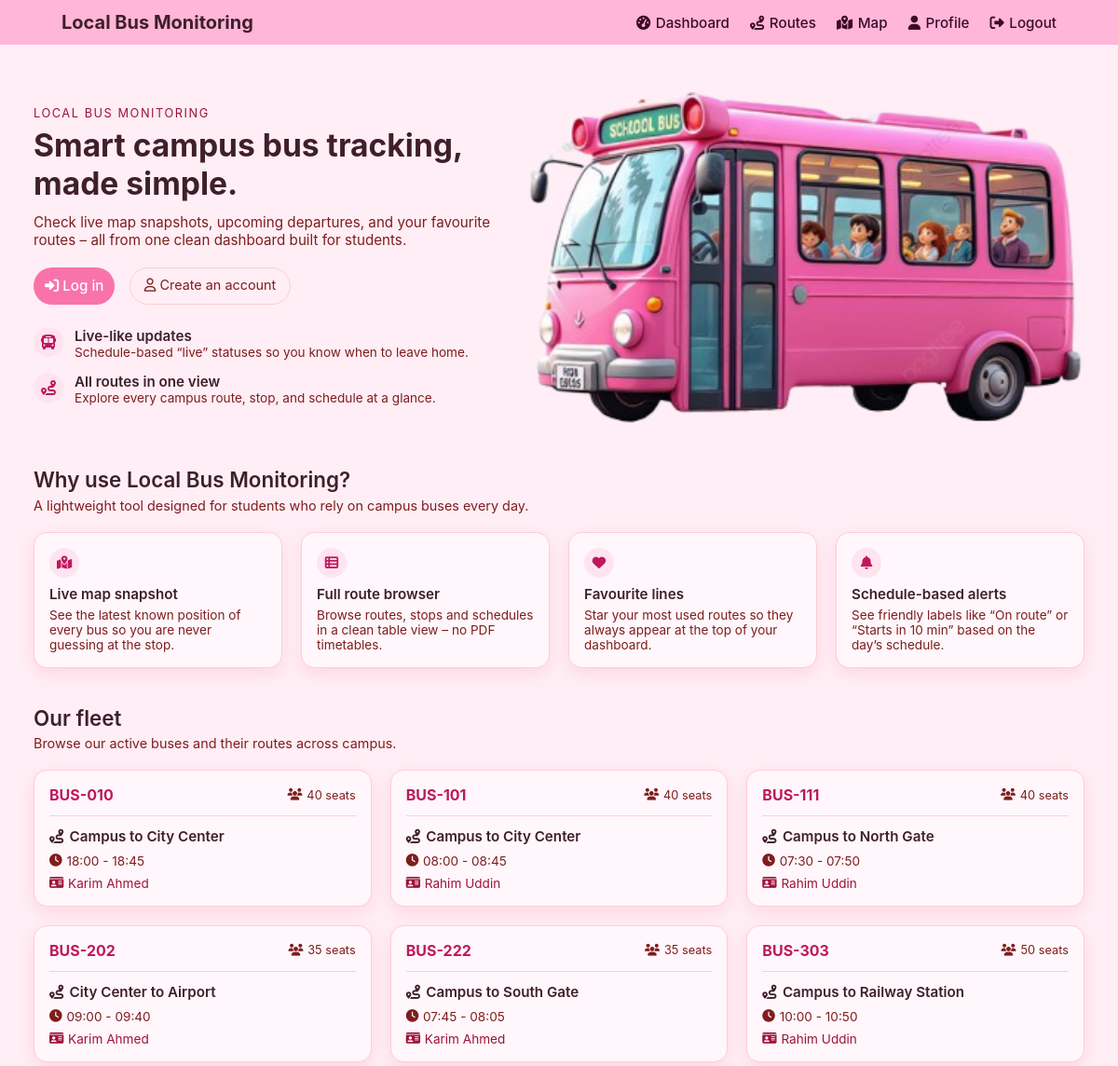
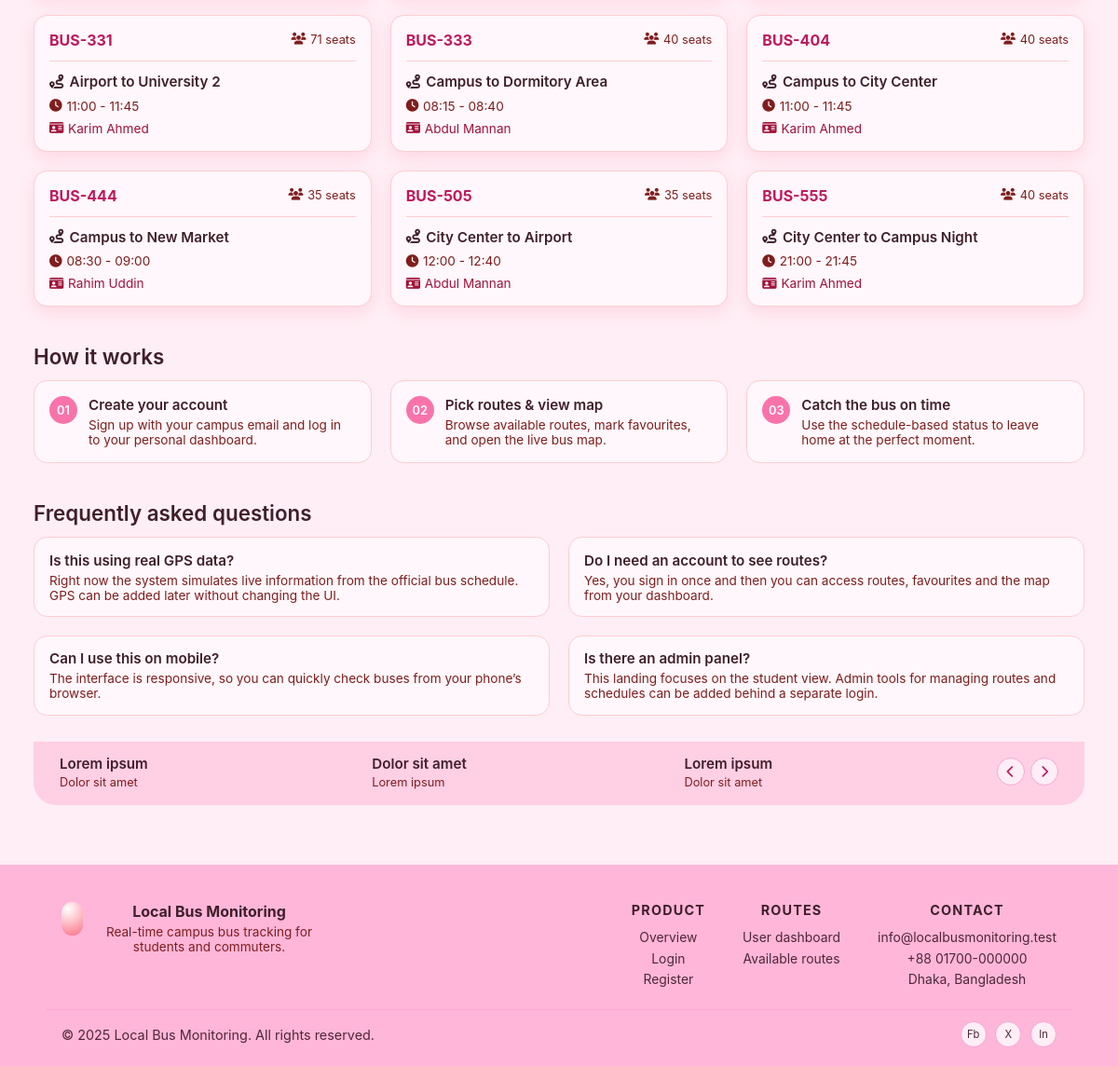
Screenshot of / (signed in) with the database file from the repository (2 pictures, top to bottom).
### tables this page shows
CREATE TABLE `bus` (
  `bus_id` int(11) NOT NULL,
  `bus_num` varchar(50) NOT NULL,
  `capacity` int(11) NOT NULL,
  `route_id` int(11) NOT NULL,
  `schedule_id` int(11) NOT NULL
);

CREATE TABLE `route` (
  `route_id` int(11) NOT NULL,
  `route_name` varchar(100) NOT NULL
);

CREATE TABLE `schedule` (
  `schedule_id` int(11) NOT NULL,
  `departure_time` time NOT NULL,
  `arrival_time` time NOT NULL,
  `route_id` int(11) NOT NULL,
  `admin_id` int(11) NOT NULL,
  `driver_id` int(11) NOT NULL
);

CREATE TABLE `driver` (
  `driver_id` int(11) NOT NULL,
  `driver_name` varchar(100) NOT NULL,
  `phone_number` varchar(20) NOT NULL,
  `password` varchar(255) NOT NULL
);

### index.php (the view, shortened to what this page needs)
<?php include __DIR__ . "/includes/header.php"; ?>
<section class="landing-section">
    <div class="landing-wrapper">
        <div class="landing-hero">
            <div class="landing-hero-text">
                <p class="landing-kicker">Local Bus Monitoring</p>
                <h2>Smart campus bus tracking, made simple.</h2>
                <p class="landing-subtitle">
                    Check live map snapshots, upcoming departures, and your favourite routes –
                    all from one clean dashboard built for students.
                </p>
                <div class="landing-actions">
                    <a href="/bus/pages/login.php" class="btn-primary landing-cta">
                        <i class="fa-solid fa-right-to-bracket"></i> Log in
                    </a>
                    <a href="/bus/pages/register.php" class="btn-secondary landing-cta">
                        <i class="fa-regular fa-user"></i> Create an account
                    </a>
                </div>
                <div class="landing-highlights">
                    <div class="highlight-item">
                        <span class="highlight-icon"><i class="fa-solid fa-bus"></i></span>
                        <div>
                            <h3>Live-like updates</h3>
                            <p>Schedule-based “live” statuses so you know when to leave home.</p>
                        </div>
                    </div>
                    <div class="highlight-item">
                        <span class="highlight-icon"><i class="fa-solid fa-route"></i></span>
                        <div>
                            <h3>All routes in one view</h3>
                            <p>Explore every campus route, stop, and schedule at a glance.</p>
                        </div>
                    </div>
                </div>
            </div>
            <div class="landing-hero-visual">
                <img
                    src="/bus/assets/img/bus_pink.png"
                    alt="Pink school bus illustration"
                    class="landing-bus-image"
                >
            </div>
        </div>
        <section class="landing-features">
            <h3 class="landing-section-title">Why use Local Bus Monitoring?</h3>
            <p class="landing-section-subtitle">
                A lightweight tool designed for students who rely on campus buses every day.
            </p>
            <div class="feature-grid">
                <article class="feature-card">
                    <span class="feature-icon">
                        <i class="fa-solid fa-map-location-dot"></i>
                    </span>
                    <h4>Live map snapshot</h4>
                    <p>See the latest known position of every bus so you are never guessing at the stop.</p>
                </article>
                <article class="feature-card">
                    <span class="feature-icon">
                        <i class="fa-solid fa-table-list"></i>
                    </span>
                    <h4>Full route browser</h4>
                    <p>Browse routes, stops and schedules in a clean table view – no PDF timetables.</p>
                </article>
                <article class="feature-card">
                    <span class="feature-icon">
                        <i class="fa-solid fa-heart"></i>
                    </span>
                    <h4>Favourite lines</h4>
                    <p>Star your most used routes so they always appear at the top of your dashboard.</p>
                </article>
                <article class="feature-card">
                    <span class="feature-icon">
                        <i class="fa-solid fa-bell"></i>
                    </span>
                    <h4>Schedule-based alerts</h4>
                    <p>See friendly labels like “On route” or “Starts in 10 min” based on the day’s schedule.</p>
                </article>
            </div>
        </section>
        <?php
        include __DIR__ . "/includes/db.php";
        $buses = [];
        $buses_sql = "
            SELECT
                b.bus_id,
                b.bus_num,
                b.capacity,
                r.route_name,
                s.departure_time,
                s.arrival_time,
                d.driver_name
            FROM bus b
            JOIN route r ON r.route_id = b.route_id
            LEFT JOIN schedule s ON s.schedule_id = b.schedule_id
            LEFT JOIN driver d ON d.driver_id = s.driver_id
            ORDER BY b.bus_num ASC
            LIMIT 12
        ";
        if ($result = mysqli_query($conn, $buses_sql)) {
            while ($row = mysqli_fetch_assoc($result)) {
                $buses[] = $row;
            }
        }
        ?>
        <section class="landing-buses">
            <h3 class="landing-section-title">Our fleet</h3>
            <p class="landing-section-subtitle">
                Browse our active buses and their routes across campus.
            </p>
            <?php if (!empty($buses)): ?>
                <div class="buses-grid">
                    <?php foreach ($buses as $bus): ?>
                        <article class="bus-card">
                            <div class="bus-card-header">
                                <span class="bus-number"><?php echo htmlspecialchars($bus['bus_num']); ?></span>
                                <span class="bus-capacity">
                                    <i class="fa-solid fa-users"></i> <?php echo htmlspecialchars($bus['capacity']); ?> seats
                                </span>
                            </div>
                            <div class="bus-card-body">
                                <h4 class="bus-route">
                                    <i class="fa-solid fa-route"></i> <?php echo htmlspecialchars($bus['route_name']); ?>
                                </h4>
                                <?php if ($bus['departure_time'] && $bus['arrival_time']): ?>
                                    <div class="bus-schedule">
                                        <span class="schedule-time">
                                            <i class="fa-solid fa-clock"></i>
                                            <?php echo date('H:i', strtotime($bus['departure_time'])); ?> -
                                            <?php echo date('H:i', strtotime($bus['arrival_time'])); ?>
                                        </span>
                                    </div>
                                <?php endif; ?>
                                <?php if ($bus['driver_name']): ?>
                                    <div class="bus-driver">
                                        <i class="fa-solid fa-id-card"></i> <?php echo htmlspecialchars($bus['driver_name']); ?>
                                    </div>
                                <?php endif; ?>
                            </div>
                        </article>
                    <?php endforeach; ?>
                </div>
            <?php else: ?>
                <p class="empty-state">No buses available at the moment.</p>
            <?php endif; ?>
        </section>
        <section class="landing-steps">
            <h3 class="landing-section-title">How it works</h3>
            <div class="steps-grid">
                <div class="step-item">
                    <span class="step-badge">01</span>
                    <div>
                        <h4>Create your account</h4>
                        <p>Sign up with your campus email and log in to your personal dashboard.</p>
                    </div>
                </div>
                <div class="step-item">
                    <span class="step-badge">02</span>
                    <div>
                        <h4>Pick routes & view map</h4>
                        <p>Browse available routes, mark favourites, and open the live bus map.</p>
                    </div>
                </div>
                <div class="step-item">
                    <span class="step-badge">03</span>
                    <div>
                        <h4>Catch the bus on time</h4>
                        <p>Use the schedule-based status to leave home at the perfect moment.</p>
                    </div>
                </div>
            </div>
        </section>
        <section class="landing-faq">
            <h3 class="landing-section-title">Frequently asked questions</h3>
            <div class="faq-grid">
                <div class="faq-item">
                    <h4>Is this using real GPS data?</h4>
                    <p>Right now the system simulates live information from the official bus schedule. GPS can be added later without changing the UI.</p>
                </div>
                <div class="faq-item">
                    <h4>Do I need an account to see routes?</h4>
                    <p>Yes, you sign in once and then you can access routes, favourites and the map from your dashboard.</p>
                </div>
                <div class="faq-item">
                    <h4>Can I use this on mobile?</h4>
                    <p>The interface is responsive, so you can quickly check buses from your phone’s browser.</p>
                </div>
                <div class="faq-item">
                    <h4>Is there an admin panel?</h4>
                    <p>This landing focuses on the student view. Admin tools for managing routes and schedules can be added behind a separate login.</p>
                </div>
            </div>
        </section>
        <div class="landing-strip">
            <div class="landing-strip-inner">
                <div class="landing-strip-item">
                    <h4>Lorem ipsum</h4>
                    <p>Dolor sit amet</p>
                </div>
                <div class="landing-strip-item">
                    <h4>Dolor sit amet</h4>
                    <p>Lorem ipsum</p>
                </div>
                <div class="landing-strip-item">
                    <h4>Lorem ipsum</h4>
                    <p>Dolor sit amet</p>
                </div>
                <div class="landing-strip-arrows">
                    <button type="button" class="strip-arrow-btn" aria-label="Previous">
                        <i class="fa-solid fa-chevron-left"></i>
                    </button>
                    <button type="button" class="strip-arrow-btn" aria-label="Next">
                        <i class="fa-solid fa-chevron-right"></i>
                    </button>
                </div>
            </div>
        </div>
    </div>
</section>
<?php include __DIR__ . "/includes/footer.php"; ?>

### rows the page displays
bus: bus_num "BUS-010", capacity "40", route.route_name "Campus to City Center", schedule.departure_time "18:00", schedule.arrival_time "18:45", driver.driver_name "Karim Ahmed"
bus: bus_num "BUS-101", capacity "40", route.route_name "Campus to City Center", schedule.departure_time "08:00", schedule.arrival_time "08:45", driver.driver_name "Rahim Uddin"
bus: bus_num "BUS-111", capacity "40", route.route_name "Campus to North Gate", schedule.departure_time "07:30", schedule.arrival_time "07:50", driver.driver_name "Rahim Uddin"
bus: bus_num "BUS-202", capacity "35", route.route_name "City Center to Airport", schedule.departure_time "09:00", schedule.arrival_time "09:40", driver.driver_name "Karim Ahmed"
bus: bus_num "BUS-222", capacity "35", route.route_name "Campus to South Gate", schedule.departure_time "07:45", schedule.arrival_time "08:05", driver.driver_name "Karim Ahmed"
bus: bus_num "BUS-303", capacity "50", route.route_name "Campus to Railway Station", schedule.departure_time "10:00", schedule.arrival_time "10:50", driver.driver_name "Rahim Uddin"
bus: bus_num "BUS-331", capacity "71", route.route_name "Airport to University 2", schedule.departure_time "11:00", schedule.arrival_time "11:45", driver.driver_name "Karim Ahmed"
bus: bus_num "BUS-333", capacity "40", route.route_name "Campus to Dormitory Area", schedule.departure_time "08:15", schedule.arrival_time "08:40", driver.driver_name "Abdul Mannan"
bus: bus_num "BUS-404", capacity "40", route.route_name "Campus to City Center", schedule.departure_time "11:00", schedule.arrival_time "11:45", driver.driver_name "Karim Ahmed"
bus: bus_num "BUS-444", capacity "35", route.route_name "Campus to New Market", schedule.departure_time "08:30", schedule.arrival_time "09:00", driver.driver_name "Rahim Uddin"
bus: bus_num "BUS-505", capacity "35", route.route_name "City Center to Airport", schedule.departure_time "12:00", schedule.arrival_time "12:40", driver.driver_name "Abdul Mannan"
bus: bus_num "BUS-555", capacity "40", route.route_name "City Center to Campus Night", schedule.departure_time "21:00", schedule.arrival_time "21:45", driver.driver_name "Karim Ahmed"
